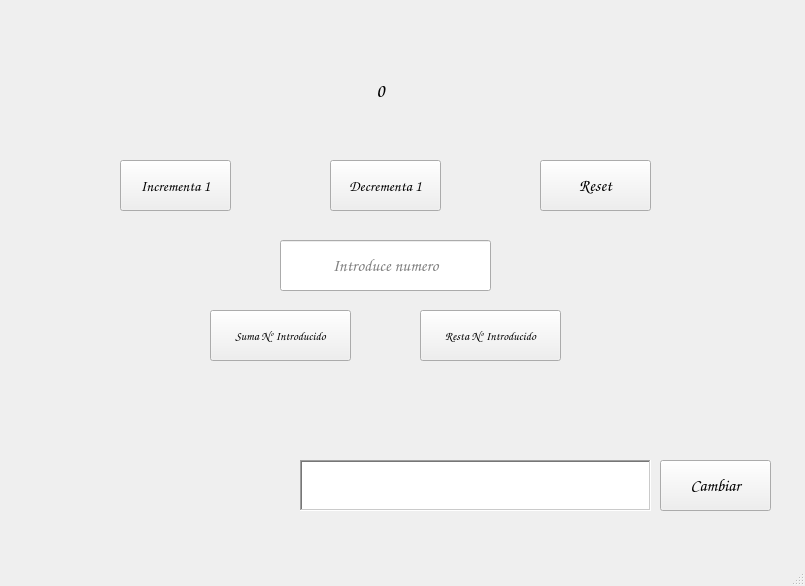
<?xml version="1.0" encoding="UTF-8"?>
<ui version="4.0">
 <class>MainWindow</class>
 <widget class="QMainWindow" name="MainWindow">
  <property name="geometry">
   <rect>
    <x>0</x>
    <y>0</y>
    <width>805</width>
    <height>586</height>
   </rect>
  </property>
  <property name="windowTitle">
   <string>MainWindow</string>
  </property>
  <widget class="QWidget" name="centralwidget">
   <widget class="QLabel" name="lblContador">
    <property name="geometry">
     <rect>
      <x>240</x>
      <y>70</y>
      <width>281</width>
      <height>41</height>
     </rect>
    </property>
    <property name="font">
     <font>
      <family>Comic Sans MS</family>
      <pointsize>14</pointsize>
      <bold>true</bold>
     </font>
    </property>
    <property name="text">
     <string>0</string>
    </property>
    <property name="textFormat">
     <enum>Qt::TextFormat::AutoText</enum>
    </property>
    <property name="alignment">
     <set>Qt::AlignmentFlag::AlignCenter</set>
    </property>
   </widget>
   <widget class="QPushButton" name="btnDecrementa">
    <property name="geometry">
     <rect>
      <x>330</x>
      <y>160</y>
      <width>111</width>
      <height>51</height>
     </rect>
    </property>
    <property name="font">
     <font>
      <family>Comic Sans MS</family>
      <pointsize>11</pointsize>
      <bold>true</bold>
     </font>
    </property>
    <property name="text">
     <string>Decrementa 1</string>
    </property>
   </widget>
   <widget class="QPushButton" name="btnReset">
    <property name="geometry">
     <rect>
      <x>540</x>
      <y>160</y>
      <width>111</width>
      <height>51</height>
     </rect>
    </property>
    <property name="font">
     <font>
      <family>Comic Sans MS</family>
      <pointsize>13</pointsize>
      <bold>true</bold>
     </font>
    </property>
    <property name="text">
     <string>Reset</string>
    </property>
   </widget>
   <widget class="QPushButton" name="btnIncrementa">
    <property name="geometry">
     <rect>
      <x>120</x>
      <y>160</y>
      <width>111</width>
      <height>51</height>
     </rect>
    </property>
    <property name="font">
     <font>
      <family>Comic Sans MS</family>
      <pointsize>11</pointsize>
      <bold>true</bold>
     </font>
    </property>
    <property name="text">
     <string>Incrementa 1</string>
    </property>
   </widget>
   <widget class="QPushButton" name="btnSuma">
    <property name="geometry">
     <rect>
      <x>210</x>
      <y>310</y>
      <width>141</width>
      <height>51</height>
     </rect>
    </property>
    <property name="font">
     <font>
      <family>Comic Sans MS</family>
      <pointsize>9</pointsize>
      <bold>true</bold>
     </font>
    </property>
    <property name="text">
     <string>Suma Nº Introducido</string>
    </property>
   </widget>
   <widget class="QPushButton" name="btnResta">
    <property name="geometry">
     <rect>
      <x>420</x>
      <y>310</y>
      <width>141</width>
      <height>51</height>
     </rect>
    </property>
    <property name="font">
     <font>
      <family>Comic Sans MS</family>
      <bold>true</bold>
     </font>
    </property>
    <property name="text">
     <string>Resta Nº Introducido</string>
    </property>
   </widget>
   <widget class="QLineEdit" name="lineEdit">
    <property name="geometry">
     <rect>
      <x>280</x>
      <y>240</y>
      <width>211</width>
      <height>51</height>
     </rect>
    </property>
    <property name="font">
     <font>
      <family>Comic Sans MS</family>
      <pointsize>13</pointsize>
      <bold>true</bold>
     </font>
    </property>
    <property name="text">
     <string/>
    </property>
    <property name="alignment">
     <set>Qt::AlignmentFlag::AlignCenter</set>
    </property>
    <property name="placeholderText">
     <string>Introduce numero</string>
    </property>
   </widget>
   <widget class="QPlainTextEdit" name="pteTitulo">
    <property name="geometry">
     <rect>
      <x>300</x>
      <y>460</y>
      <width>351</width>
      <height>51</height>
     </rect>
    </property>
    <property name="font">
     <font>
      <family>Comic Sans MS</family>
      <pointsize>12</pointsize>
      <bold>true</bold>
     </font>
    </property>
    <property name="layoutDirection">
     <enum>Qt::LayoutDirection::LeftToRight</enum>
    </property>
    <property name="frameShape">
     <enum>QFrame::Shape::WinPanel</enum>
    </property>
    <property name="frameShadow">
     <enum>QFrame::Shadow::Sunken</enum>
    </property>
    <property name="lineWidth">
     <number>4</number>
    </property>
    <property name="readOnly">
     <bool>false</bool>
    </property>
    <property name="plainText">
     <string/>
    </property>
    <property name="placeholderText">
     <string>Introduce aqui tu titulo y presiona cambiar</string>
    </property>
   </widget>
   <widget class="QPushButton" name="btnCambiar">
    <property name="geometry">
     <rect>
      <x>660</x>
      <y>460</y>
      <width>111</width>
      <height>51</height>
     </rect>
    </property>
    <property name="font">
     <font>
      <family>Comic Sans MS</family>
      <pointsize>13</pointsize>
      <bold>true</bold>
     </font>
    </property>
    <property name="text">
     <string>Cambiar</string>
    </property>
   </widget>
  </widget>
  <widget class="QMenuBar" name="menubar">
   <property name="geometry">
    <rect>
     <x>0</x>
     <y>0</y>
     <width>805</width>
     <height>33</height>
    </rect>
   </property>
  </widget>
  <widget class="QStatusBar" name="statusbar"/>
 </widget>
 <resources/>
 <connections/>
</ui>
